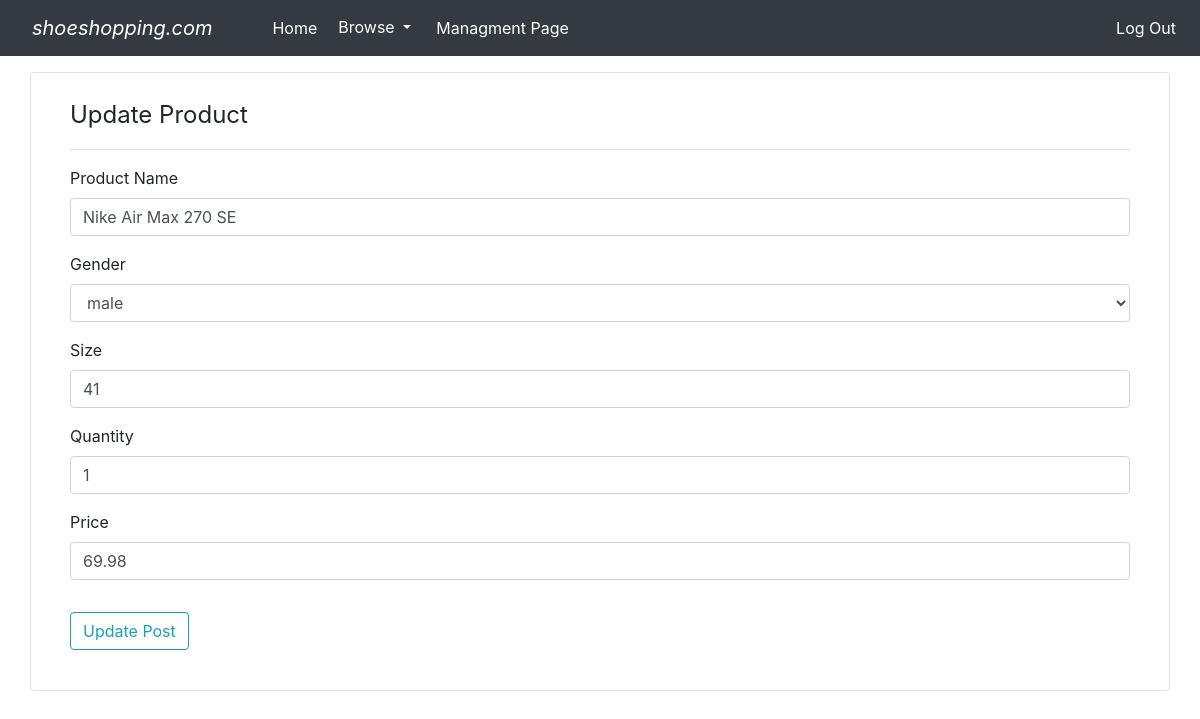
/managment_page/2/update (signed in), run on an earlier commit of the app's database.
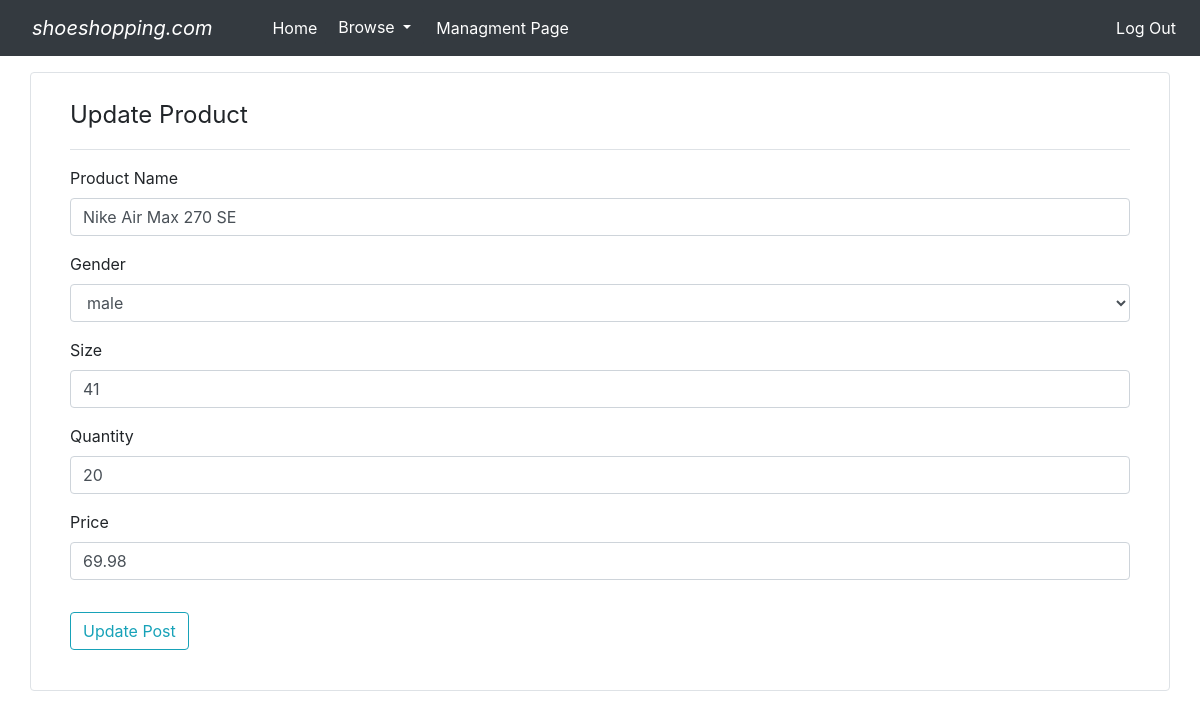
And on a later commit of the database.
### shoe_shopping/models.py (models this page shows, shortened)
class Product(db.Model):
    barcode = db.Column(db.Integer, primary_key=True)
    name = db.Column(db.String(100), nullable=False)
    gender = db.Column(db.String(10), nullable=False)
    size = db.Column(db.Integer, nullable=False)
    quantity = db.Column(db.Integer, nullable=False)
    price = db.Column(db.Float, nullable=False)

### shoe_shopping/routes.py (the view, shortened to what this page needs)
@app.route('/managment_page/<int:product_barcode>/update', methods=['GET', 'POST'])
@login_required
def update_product(product_barcode):
    product = Product.query.get_or_404(product_barcode)
    form = AddProductForm()
    if request.method == 'GET':
        form.name.data = product.name
        form.gender.data = product.gender
        form.size.data = product.size
        form.quantity.data = product.quantity
        form.price.data = product.price
        form.submit.label.text = 'Update Post'
    if current_user.role != 'manager':
        abort(403)
    return render_template('update_product.html', title='Update Product', form=form)

### shoe_shopping/forms.py
class AddProductForm(FlaskForm):
    name = StringField('Product Name', validators=[DataRequired()])
    gender = SelectField('Gender', choices=["male", "female", "kids"])
    size = IntegerField('Size', validators=[DataRequired(), NumberRange(min=1, max=47)])
    quantity = IntegerField('Quantity', validators=[DataRequired(), NumberRange(min=1)])
    price = FloatField('Price', validators=[DataRequired(), NumberRange(min=0.01)])
    submit = SubmitField('Add Product')

### shoe_shopping/models.py (called while the page is built)
@login_manager.user_loader
def load_user(user_id):
    return User.query.get(int(user_id))

### shoe_shopping/templates/update_product.html (shortened to what this page needs)
{% extends 'layout.html' %}
{% block content %}
<div class="container border rounded mt-3 p-4">
    <form class="col-lg-12" method="POST">
        <fieldset class="form-group">
            <legend class="border-bottom mb-3 pb-3">Update Product</legend>
            <div class="form-group">
                {{ form.name.label(class="form-control-label") }}
                {% if form.name.errors %}
                    {{ form.name(class="form-control form-control-md is-invalid") }}
                    <div class="invalid-feedback">
                        {% for error in form.name.errors %}
                            <span>{{ error }}</span>
                        {% endfor %}
                    </div>
                {% else %}
                    {{ form.name(class="form-control form-control-md") }}
                {% endif %}
            </div>
            <div class="form-group">
                {{ form.gender.label(class="form-control-label") }}
                {% if form.gender.errors %}
                    {{ form.gender(class="form-control form-control-md is-invalid") }}
                    <div class="invalid-feedback">
                        {% for error in form.gender.errors %}
                            <span>{{ error }}</span>
                        {% endfor %}
                    </div>
                {% else %}
                    {{ form.gender(class="form-control form-control-md") }}
                {% endif %}
            </div>
            <div class="form-group">
                {{ form.size.label(class="form-control-label") }}
                {% if form.size.errors %}
                    {{ form.size(class="form-control form-control-md is-invalid") }}
                    <div class="invalid-feedback">
                        {% for error in form.size.errors %}
                            <span>{{ error }}</span>
                        {% endfor %}
                    </div>
                {% else %}
                    {{ form.size(class="form-control form-control-md") }}
                {% endif %}
            </div>
            <div class="form-group">
                {{ form.quantity.label(class="form-control-label") }}
                {% if form.quantity.errors %}
                    {{ form.quantity(class="form-control form-control-md is-invalid") }}
                    <div class="invalid-feedback">
                        {% for error in form.quantity.errors %}
                            <span>{{ error }}</span>
                        {% endfor %}
                    </div>
                {% else %}
                    {{ form.quantity(class="form-control form-control-md") }}
                {% endif %}
            </div>
            <div class="form-group">
                {{ form.price.label(class="form-control-label") }}
                {% if form.price.errors %}
                    {{ form.price(class="form-control form-control-md is-invalid") }}
                    <div class="invalid-feedback">
                        {% for error in form.price.errors %}
                            <span>{{ error }}</span>
                        {% endfor %}
                    </div>
                {% else %}
                    {{ form.price(class="form-control form-control-md") }}
                {% endif %}
            </div>
        </fieldset>
        <div class="form-group">
            {{ form.submit(class="btn btn-outline-info") }}
        </div>
    </form>
</div>
{% endblock content %}

What changed in the data, as far as the page shows it:
changed Product "Nike Air Max 270 SE": quantity "1" → "20"
